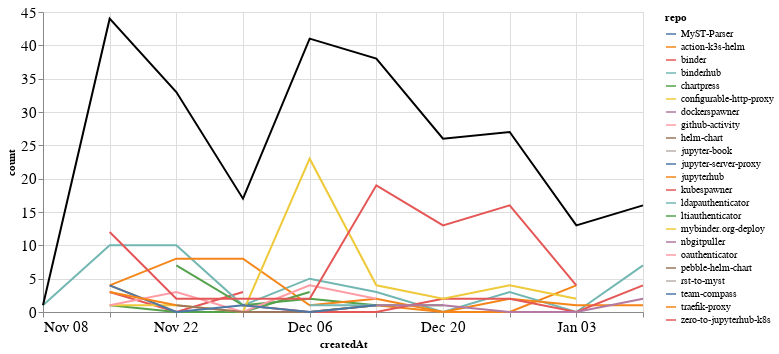

This figure's notebook cell:
### Markdown cell above
### Comments

### Code cell
comments_time = comments.groupby('repo').resample('W', on='createdAt').count()['author'].reset_index()
comments_time = comments_time.rename(columns={'author': 'count'})
comments_time_total = comments_time.groupby('createdAt').agg({"count": "sum"}).reset_index()
ch1 = alt.Chart(comments_time, width=600).mark_line().encode(
    x='createdAt',
    y='count',
    color='repo',
    tooltip="repo"
)

ch2 = alt.Chart(comments_time_total, width=600).mark_line(color="black").encode(
    x='createdAt',
    y='count',
)

ch1 + ch2

### Figure 1 — Vega-Lite specification as saved in the notebook (floating-point values rounded to 4 significant figures)
{"config": {"axisLeft": {"labelFontSize": 15}, "axisBottom": {"labelFontSize": 15}}, "layer": [{"data": {"name": "data-d85fb0810347d0ae2616308dc3b9f328"}, "mark": "line", "encoding": {"color": {"type": "nominal", "field": "repo"}, "tooltip": {"type": "nominal", "field": "repo"}, "x": {"type": "temporal", "field": "createdAt"}, "y": {"type": "quantitative", "field": "count"}}, "width": 600}, {"data": {"name": "data-be2ecc0a8ca343e239f0832a6e9d0427"}, "mark": {"type": "line", "color": "black"}, "encoding": {"x": {"type": "temporal", "field": "createdAt"}, "y": {"type": "quantitative", "field": "count"}}, "width": 600}], "$schema": "https://vega.github.io/schema/vega-lite/v4.8.1.json", "datasets": {"data-d85fb0810347d0ae2616308dc3b9f328": [{"repo": "MyST-Parser", "createdAt": "2021-01-03T00:00:00", "count": 1}, {"repo": "action-k3s-helm", "createdAt": "2020-11-15T00:00:00", "count": 4}, {"repo": "action-k3s-helm", "createdAt": "2020-11-22T00:00:00", "count": 0}, {"repo": "action-k3s-helm", "createdAt": "2020-11-29T00:00:00", "count": 0}, {"repo": "action-k3s-helm", "createdAt": "2020-12-06T00:00:00", "count": 0}, {"repo": "action-k3s-helm", "createdAt": "2020-12-13T00:00:00", "count": 1}, {"repo": "action-k3s-helm", "createdAt": "2020-12-20T00:00:00", "count": 0}, {"repo": "action-k3s-helm", "createdAt": "2020-12-27T00:00:00", "count": 0}, {"repo": "action-k3s-helm", "createdAt": "2021-01-03T00:00:00", "count": 4}, {"repo": "binder", "createdAt": "2020-11-15T00:00:00", "count": 3}, {"repo": "binder", "createdAt": "2020-11-22T00:00:00", "count": 0}, {"repo": "binder", "createdAt": "2020-11-29T00:00:00", "count": 3}, {"repo": "binderhub", "createdAt": "2020-11-08T00:00:00", "count": 1}, {"repo": "binderhub", "createdAt": "2020-11-15T00:00:00", "count": 10}, {"repo": "binderhub", "createdAt": "2020-11-22T00:00:00", "count": 10}, {"repo": "binderhub", "createdAt": "2020-11-29T00:00:00", "count": 1}, {"repo": "binderhub", "createdAt": "2020-12-06T00:00:00", "count": 5}, {"repo": "binderhub", "createdAt": "2020-12-13T00:00:00", "count": 3}, {"repo": "binderhub", "createdAt": "2020-12-20T00:00:00", "count": 0}, {"repo": "binderhub", "createdAt": "2020-12-27T00:00:00", "count": 3}, {"repo": "binderhub", "createdAt": "2021-01-03T00:00:00", "count": 0}, {"repo": "binderhub", "createdAt": "2021-01-10T00:00:00", "count": 7}, {"repo": "chartpress", "createdAt": "2020-11-22T00:00:00", "count": 7}, {"repo": "chartpress", "createdAt": "2020-11-29T00:00:00", "count": 1}, {"repo": "chartpress", "createdAt": "2020-12-06T00:00:00", "count": 2}, {"repo": "chartpress", "createdAt": "2020-12-13T00:00:00", "count": 1}, {"repo": "chartpress", "createdAt": "2020-12-20T00:00:00", "count": 1}, {"repo": "configurable-http-proxy", "createdAt": "2020-11-15T00:00:00", "count": 1}, {"repo": "dockerspawner", "createdAt": "2020-12-20T00:00:00", "count": 7}, {"repo": "github-activity", "createdAt": "2020-12-13T00:00:00", "count": 1}, {"repo": "helm-chart", "createdAt": "2021-01-03T00:00:00", "count": 1}, {"repo": "jupyter-book", "createdAt": "2020-12-13T00:00:00", "count": 1}, {"repo": "jupyter-server-proxy", "createdAt": "2021-01-10T00:00:00", "count": 1}, {"repo": "jupyterhub", "createdAt": "2020-11-15T00:00:00", "count": 4}, {"repo": "jupyterhub", "createdAt": "2020-11-22T00:00:00", "count": 8}, {"repo": "jupyterhub", "createdAt": "2020-11-29T00:00:00", "count": 8}, {"repo": "jupyterhub", "createdAt": "2020-12-06T00:00:00", "count": 1}, {"repo": "jupyterhub", "createdAt": "2020-12-13T00:00:00", "count": 2}, {"repo": "jupyterhub", "createdAt": "2020-12-20T00:00:00", "count": 0}, {"repo": "jupyterhub", "createdAt": "2020-12-27T00:00:00", "count": 2}, {"repo": "jupyterhub", "createdAt": "2021-01-03T00:00:00", "count": 1}, {"repo": "jupyterhub", "createdAt": "2021-01-10T00:00:00", "count": 1}, {"repo": "kubespawner", "createdAt": "2020-11-29T00:00:00", "count": 1}, {"repo": "kubespawner", "createdAt": "2020-12-06T00:00:00", "count": 0}, {"repo": "kubespawner", "createdAt": "2020-12-13T00:00:00", "count": 0}, {"repo": "kubespawner", "createdAt": "2020-12-20T00:00:00", "count": 2}, {"repo": "kubespawner", "createdAt": "2020-12-27T00:00:00", "count": 2}, {"repo": "kubespawner", "createdAt": "2021-01-03T00:00:00", "count": 0}, {"repo": "kubespawner", "createdAt": "2021-01-10T00:00:00", "count": 4}, {"repo": "ldapauthenticator", "createdAt": "2020-12-06T00:00:00", "count": 1}, {"repo": "ldapauthenticator", "createdAt": "2020-12-13T00:00:00", "count": 1}, {"repo": "ltiauthenticator", "createdAt": "2020-11-15T00:00:00", "count": 1}, {"repo": "ltiauthenticator", "createdAt": "2020-11-22T00:00:00", "count": 0}, {"repo": "ltiauthenticator", "createdAt": "2020-11-29T00:00:00", "count": 0}, {"repo": "ltiauthenticator", "createdAt": "2020-12-06T00:00:00", "count": 3}, {"repo": "mybinder.org-deploy", "createdAt": "2020-11-15T00:00:00", "count": 1}, {"repo": "mybinder.org-deploy", "createdAt": "2020-11-22T00:00:00", "count": 1}, {"repo": "mybinder.org-deploy", "createdAt": "2020-11-29T00:00:00", "count": 0}, {"repo": "mybinder.org-deploy", "createdAt": "2020-12-06T00:00:00", "count": 23}, {"repo": "mybinder.org-deploy", "createdAt": "2020-12-13T00:00:00", "count": 4}, {"repo": "mybinder.org-deploy", "createdAt": "2020-12-20T00:00:00", "count": 2}, {"repo": "mybinder.org-deploy", "createdAt": "2020-12-27T00:00:00", "count": 4}, {"repo": "mybinder.org-deploy", "createdAt": "2021-01-03T00:00:00", "count": 2}, {"repo": "nbgitpuller", "createdAt": "2020-12-13T00:00:00", "count": 1}, {"repo": "nbgitpuller", "createdAt": "2020-12-20T00:00:00", "count": 1}, {"repo": "nbgitpuller", "createdAt": "2020-12-27T00:00:00", "count": 0}, {"repo": "nbgitpuller", "createdAt": "2021-01-03T00:00:00", "count": 0}, {"repo": "nbgitpuller", "createdAt": "2021-01-10T00:00:00", "count": 2}, {"repo": "oauthenticator", "createdAt": "2020-11-15T00:00:00", "count": 1}, {"repo": "oauthenticator", "createdAt": "2020-11-22T00:00:00", "count": 3}, {"repo": "oauthenticator", "createdAt": "2020-11-29T00:00:00", "count": 0}, {"repo": "oauthenticator", "createdAt": "2020-12-06T00:00:00", "count": 4}, {"repo": "oauthenticator", "createdAt": "2020-12-13T00:00:00", "count": 2}, {"repo": "pebble-helm-chart", "createdAt": "2020-11-22T00:00:00", "count": 1}, {"repo": "pebble-helm-chart", "createdAt": "2020-11-29T00:00:00", "count": 0}, {"repo": "pebble-helm-chart", "createdAt": "2020-12-06T00:00:00", "count": 0}, {"repo": "pebble-helm-chart", "createdAt": "2020-12-13T00:00:00", "count": 1}, {"repo": "rst-to-myst", "createdAt": "2021-01-10T00:00:00", "count": 1}, {"repo": "team-compass", "createdAt": "2020-11-15T00:00:00", "count": 4}, {"repo": "team-compass", "createdAt": "2020-11-22T00:00:00", "count": 0}, {"repo": "team-compass", "createdAt": "2020-11-29T00:00:00", "count": 1}, {"repo": "team-compass", "createdAt": "2020-12-06T00:00:00", "count": 0}, {"repo": "team-compass", "createdAt": "2020-12-13T00:00:00", "count": 1}, {"repo": "traefik-proxy", "createdAt": "2020-11-15T00:00:00", "count": 3}, {"repo": "traefik-proxy", "createdAt": "2020-11-22T00:00:00", "count": 1}, {"repo": "zero-to-jupyterhub-k8s", "createdAt": "2020-11-15T00:00:00", "count": 12}, {"repo": "zero-to-jupyterhub-k8s", "createdAt": "2020-11-22T00:00:00", "count": 2}, {"repo": "zero-to-jupyterhub-k8s", "createdAt": "2020-11-29T00:00:00", "count": 2}, {"repo": "zero-to-jupyterhub-k8s", "createdAt": "2020-12-06T00:00:00", "count": 2}, {"repo": "zero-to-jupyterhub-k8s", "createdAt": "2020-12-13T00:00:00", "count": 19}, {"repo": "zero-to-jupyterhub-k8s", "createdAt": "2020-12-20T00:00:00", "count": 13}, {"repo": "zero-to-jupyterhub-k8s", "createdAt": "2020-12-27T00:00:00", "count": 16}, {"repo": "zero-to-jupyterhub-k8s", "createdAt": "2021-01-03T00:00:00", "count": 4}], "data-be2ecc0a8ca343e239f0832a6e9d0427": [{"createdAt": "2020-11-08T00:00:00", "count": 1}, {"createdAt": "2020-11-15T00:00:00", "count": 44}, {"createdAt": "2020-11-22T00:00:00", "count": 33}, {"createdAt": "2020-11-29T00:00:00", "count": 17}, {"createdAt": "2020-12-06T00:00:00", "count": 41}, {"createdAt": "2020-12-13T00:00:00", "count": 38}, {"createdAt": "2020-12-20T00:00:00", "count": 26}, {"createdAt": "2020-12-27T00:00:00", "count": 27}, {"createdAt": "2021-01-03T00:00:00", "count": 13}, {"createdAt": "2021-01-10T00:00:00", "count": 16}]}}
